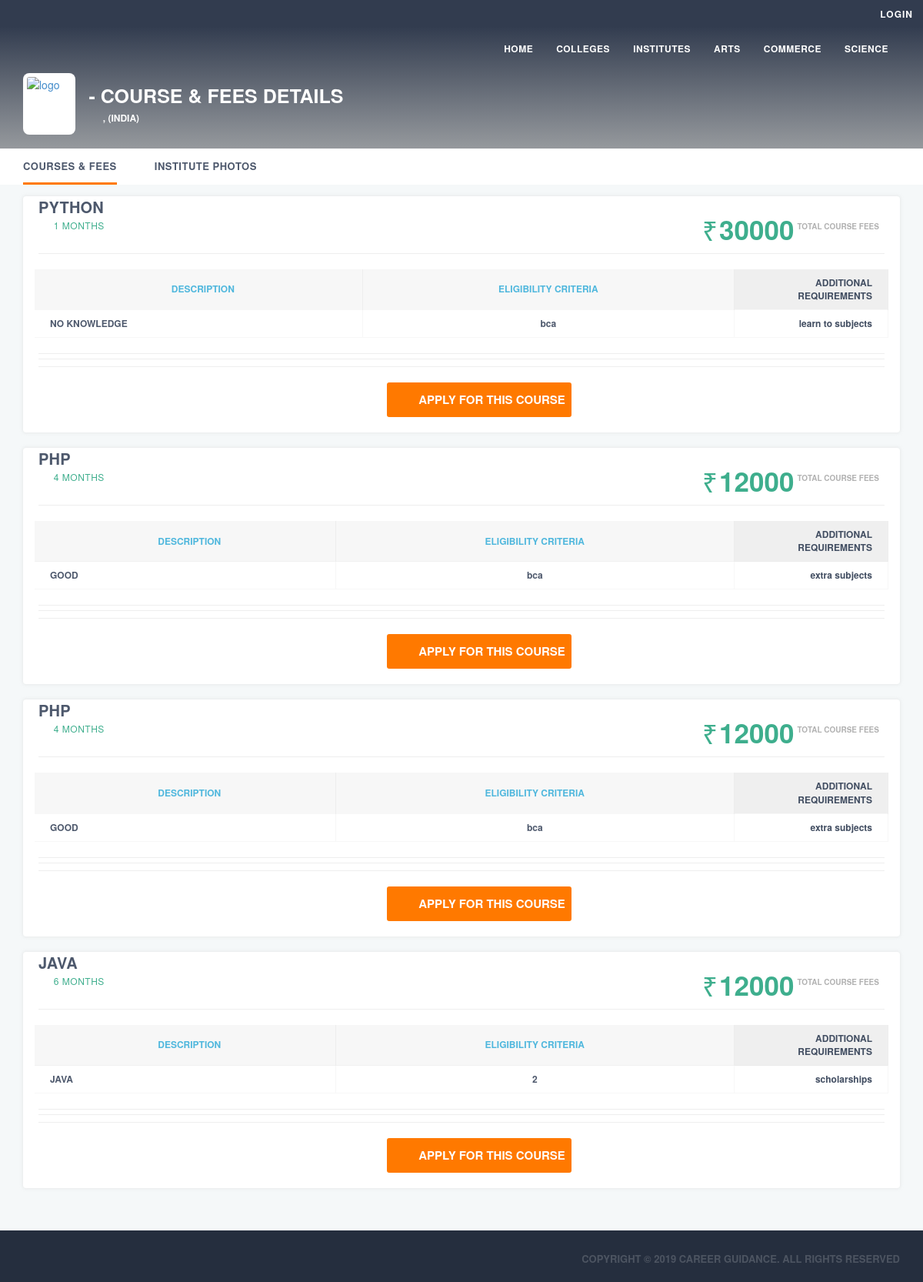
The page /institute_fees.php on the database its author committed.
### tables this page shows
CREATE TABLE `institute_courses` (
  `institute_course_id` int(110) NOT NULL auto_increment,
  `institute_id` int(115) NOT NULL,
  `external_course_id` int(100) NOT NULL,
  `course_fees` int(135) NOT NULL,
  PRIMARY KEY  (`institute_course_id`)
);

CREATE TABLE `external_course` (
  `external_course_id` int(55) NOT NULL auto_increment,
  `external_course_name` varchar(60) NOT NULL,
  `external_course_description` varchar(100) NOT NULL,
  `external_course_duration` int(120) NOT NULL,
  `external_course_eligibility` varchar(100) NOT NULL,
  `external_additional_requirements` varchar(200) NOT NULL,
  PRIMARY KEY  (`external_course_id`)
);

### institute_fees.php (the view, shortened to what this page needs)
<!DOCTYPE HTML>
<html lang="en">
   <head>
      <link type='text/css' href='css/d_college.min.722.css' rel='stylesheet' />
   </head>
   <body itemscope itemtype="http://schema.org/WebPage">
        <?php include("top_nav.php"); ?>
      <?php include("nav1.php"); ?>
      <div class="college_top_wrapper">
         <div class="bg-overlay"></div>
		  <?php
	$institute_id=$_REQUEST["institute_id"];
	$sql="select * from institute_details where institute_id='$institute_id'";
	$res=mysql_query($sql);
$row=mysql_fetch_array($res);
	?>
         <div class="container-fluid wrapper-top">
            <div class="college-info">
               <a class="college_logo_wrap" href="#" title="<?php echo $row['institute_name']?>"><img src="college_photo/institute_logo/<?php echo $row['logo_institute']?>?tr=w-72,h-80,c-force" alt="<?php echo $row['institute_name']?> logo" title="<?php echo $row['institute_name']?> logo" class="img-responsive bg-logo"></a>
               <div class="college_data">
                  <h1 id="page_h1" class="college_name"><?php echo $row['institute_name']?> - Course &amp; Fees Details </h1>
                  <div class="extra_info">
                     <span>
                        <svg>
                           <use xlink:href="#icon-pin"/>
                        </svg>
                        <?php echo $row['institute_city']?>, <?php echo $row['institute_state']?> (INDIA)
                     </span>
                  </div>
               </div>
            </div>
         </div>
      </div>
      <div class="wrapper-nav" id="js-nav">
         <div class="container-fluid pad-wrap">
            <div class="college_nav">
               <div class="college_nav_ul">
                  <div class=" change_tab active college_tab "><a href="#" title="<?php echo $row['institute_name']?> - Course &amp; Fees Details " class="tab_list 1  active" data-tab-name="courses-fees">   Courses &amp; Fees   </a></div>
 <div class=" college_tab "><a href="institute_photos.php?institute_id=<?php echo $row["institute_id"]; ?>" title="<?php echo $row['institute_name']?>" class="tab_list 1  " data-tab-name="home">   Institute Photos   </a></div>
               </div>
            </div>
         </div>
      </div>
      <div class="col-xs-12 nopadding college-content js-sticky-compare">
         <div class="container-fluid">
            <div class="pad-wrap">
               <div id="headerslot_0" class="headerslot content-box"></div>
            </div>
         </div>
         <div id="renderTabData">
			<?php
						$sql1="select * from institute_courses cc,external_course cd where cc.external_course_id=cd.external_course_id and cc.institute_id='".$row["institute_id"]."'";
	$res1=mysql_query($sql1);
	while($row1=mysql_fetch_array($res1))
	{
						?>
            <div class="container-fluid single_course course_snipp coursefees automate_client_img_snippet" data-stream="B.Tech">
               <div class="pad-wrap">
                  <div class="content_box nopadding">
                     <div class="course_snipp_body new courseSnippet" data-slug="18">
                        <div class="div-top">
                           <div class="left">
                              <div><a href="<?php echo $row1["external_course_type"]; ?>" class="course_name"><?php echo $row1["external_course_name"]; ?></a></div>
                              <div>
                                 <span class="course_info duration-yr">
                                    <svg>
                                       <use xlink:href="#icon-time-1"/>
                                    </svg>
                                    <?php echo $row1["external_course_duration"]; ?> Months
                                 </span>
                              </div>
                           </div>
                           <div class="right">
                              <div>
                                 <span class="fees-rupee ru">₹</span><span class="fees"><?php echo $row1["course_fees"]; ?>  </span><span class="fees_per_yr"><br>Total Course Fees</span>
                              </div>
                           </div>
                        </div>
                                   <hr class="divider">
                        <div class="width_maintain">
                           <table class="table" style="margin:20px 0">
                              <thead>
                                 <tr>
                                    <th>Description </th>
                                <th>Eligibility Criteria </th>
								 <th>Additional Requirements </th>
                                 </tr>
                              </thead>
							  <tbody>
                                  <tr>
                                    <td><?php echo $row1['external_course_description']; ?> </td>
                                <td><?php echo $row1['external_course_eligibility']; ?> </td>
								 <td><?php echo $row1['external_additional_requirements']; ?> </td>
                                 </tr>
                              </tbody>
                           </table>
                        </div>
                        <hr class="divider dividerB0">
                        <hr class="divider dividerB0">
                        <div class="snippt_bottom">
                           <hr class="divider">
                           <div class="lead_buttons">
						       <?php
		    if(isset($_SESSION["reg_id"]) && $_SESSION["reg_id"]!="")
			{
		  ?>
                              <a href="apply_course_institute.php?cc_id=<?php echo $row1["institute_course_id"]; ?>" title="Apply For <?php echo $row["institute_name"]; ?>" class="apply_now_btn" data-course="18">
                                 <svg>
                                    <use xlink:href="#icon-mail-send"/>
                                 </svg>
                                 <span>APPLY FOR THIS COURSE</span>
                              </a>
            <?php
			}
			else
			{
			?>
			                  <a href="login.php" title="Apply For <?php echo $row["institute_name"]; ?>" class="apply_now_btn" data-course="18">
                                 <svg>
                                    <use xlink:href="#icon-mail-send"/>
                                 </svg>
                                 <span>APPLY FOR THIS COURSE</span>
                              </a>
			<?php
			}
			?>
                           </div>
                        </div>
                     </div>
                  </div>
               </div>
            </div>
			<?php
			}
			?>
         </div>
      </div>
<?php include("footer.php"); ?>
   </body>
</html>
</html>

### rows shown on the page
institute_courses: external_course.external_course_name "PYTHON", external_course.external_course_duration "1", course_fees "30000", external_course.external_course_description "NO KNOWLEDGE", external_course.external_course_eligibility "bca", external_course.external_additional_requirements "learn to subjects"
institute_courses: external_course.external_course_name "PHP", external_course.external_course_duration "4", course_fees "12000", external_course.external_course_description "GOOD", external_course.external_course_eligibility "bca", external_course.external_additional_requirements "extra subjects"
institute_courses: external_course.external_course_name "PHP", external_course.external_course_duration "4", course_fees "12000", external_course.external_course_description "GOOD", external_course.external_course_eligibility "bca", external_course.external_additional_requirements "extra subjects"
institute_courses: external_course.external_course_name "JAVA", external_course.external_course_duration "6", course_fees "12000", external_course.external_course_description "JAVA", external_course.external_course_eligibility "2", external_course.external_additional_requirements "scholarships"
